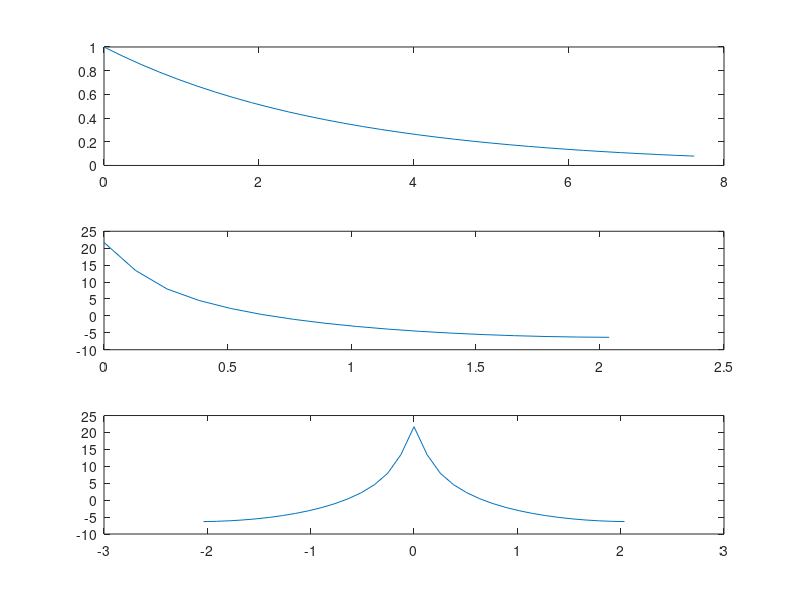
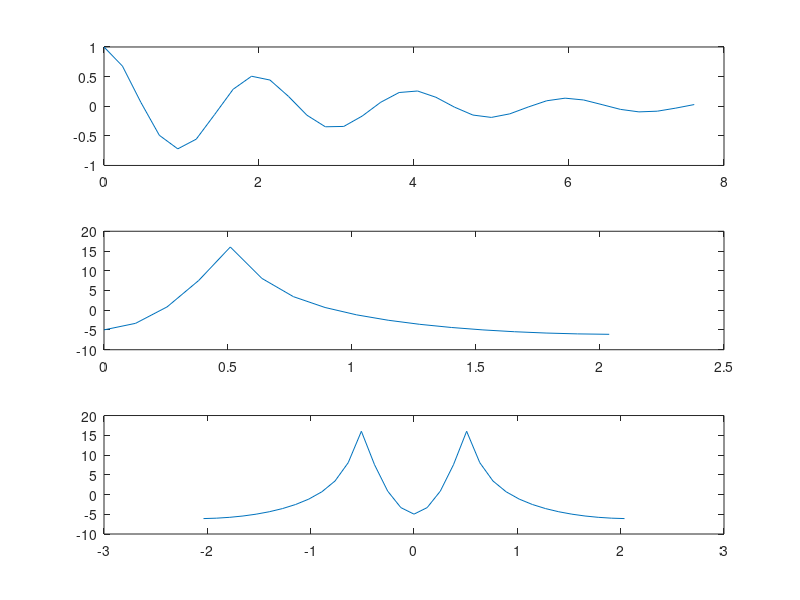
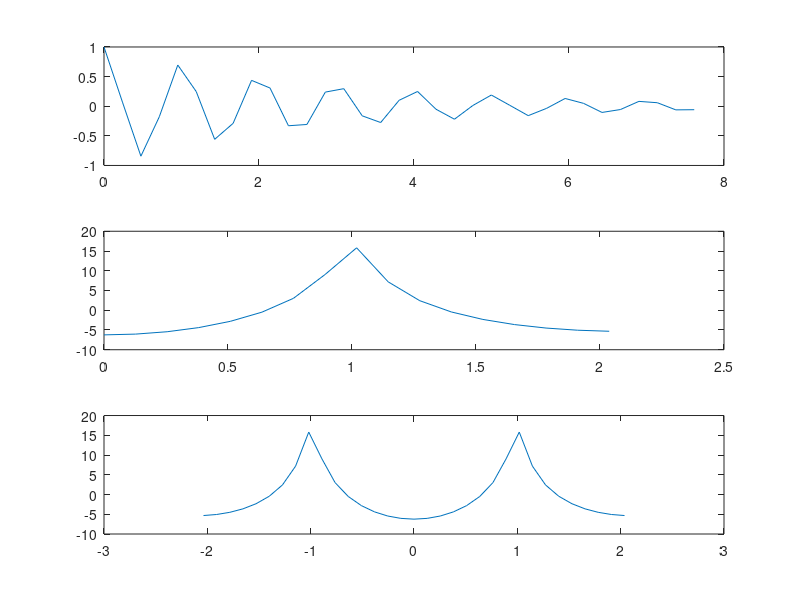
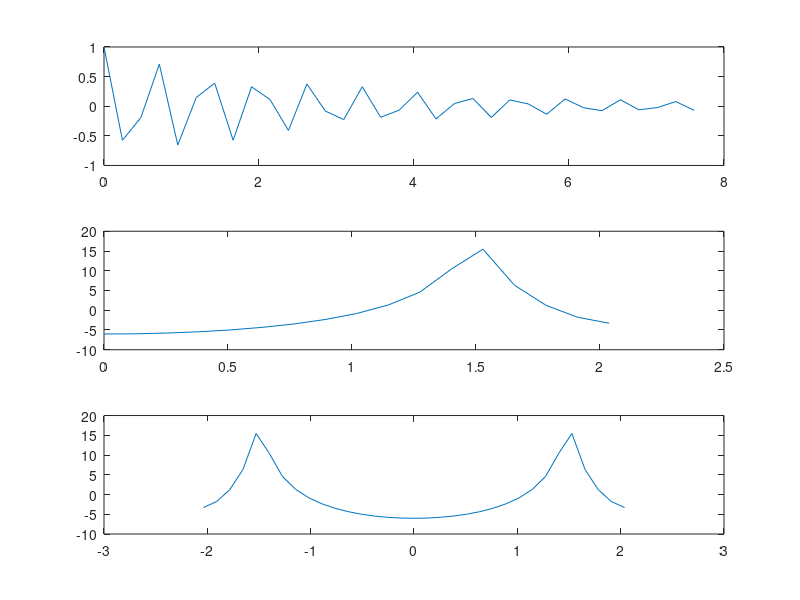

These figures' MATLAB source, in order:
k=0

N = 33 % Note: Odd number
Fs = 2*N/(5*pi) % Sampling frequency
dt = 1/Fs % Time sampling interval

T = N*dt % FFT imposed period
t = dt*(0:N-1);

df = 1/T % frequency resolution
f = df*(0:N-1); % Nonnegative unipolar frequency range
Q = ceil((N+1)/2) % No. of unique spectral points when y is real
fQ = (Q-1)*df % Maximum unique spectrum frequency
fb = f-fQ; % Bipolar frequency range
P = floor((N+1)/2)

for f0 = 0:0.5:Fs/2
    y = exp(-t/3).*cos(2*pi*f0*t);
    Y = fft(y);
    A = abs(Y);
    Adb = 20*log10(A);
    Abdb = [Adb(P+1:N) Adb(1:P)];

    k = k+1, figure(k)
    subplot(3,1,1)
    plot(t,y)
    subplot(3,1,2)
    plot(f(1:Q),Adb(1:Q))
    subplot(3,1,3)
    plot(fb,Abdb)
end